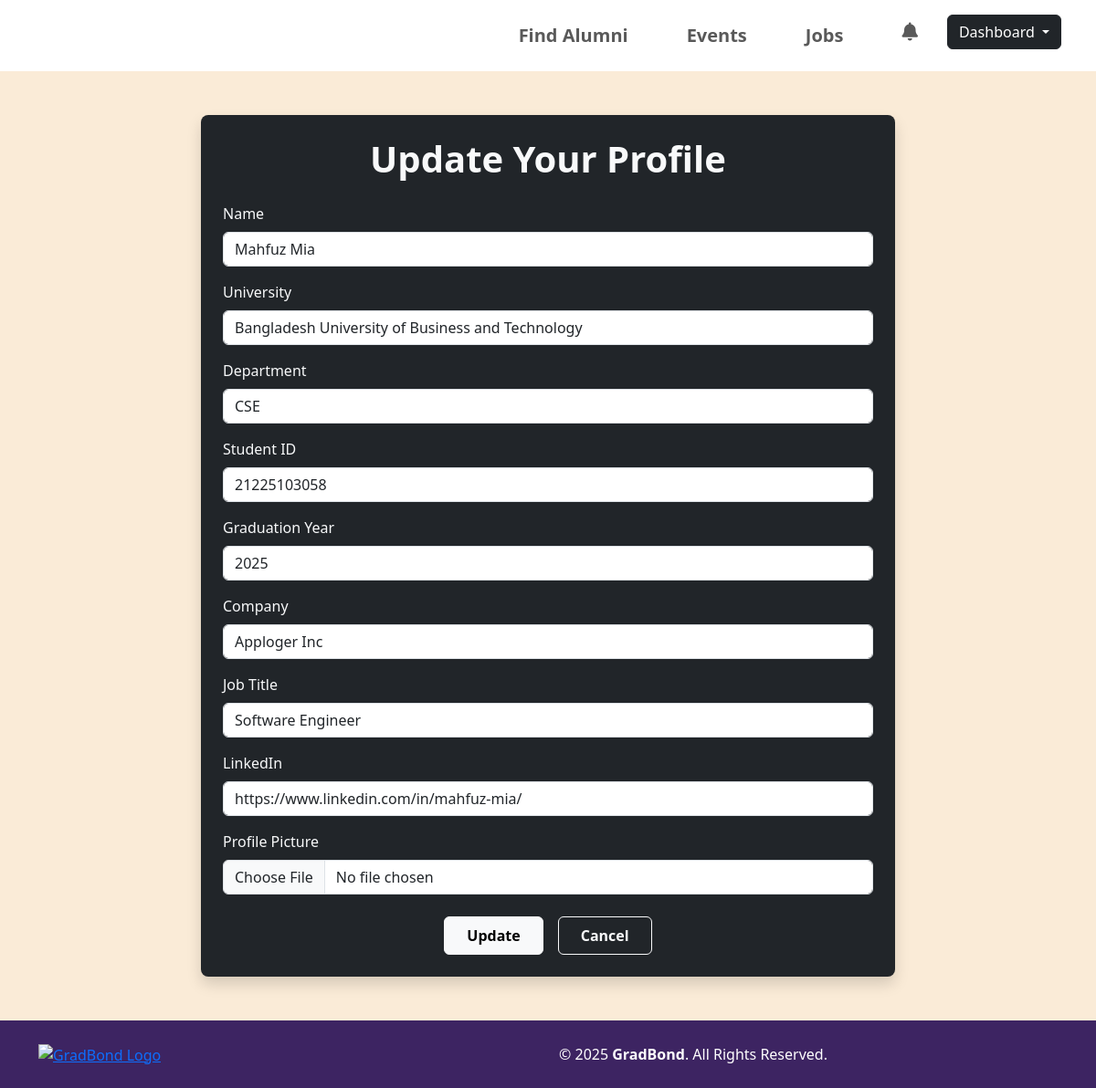
Screenshot of /update-profile (signed in) with the database file from the repository.
### authentication/models.py (models this page shows, shortened)
class alumniProfile(models.Model):
    user = models.OneToOneField(User, on_delete=models.CASCADE)
    full_name = models.CharField(max_length=100, blank=True, null=True)
    university = models.CharField(max_length=100, blank=True, null=True)
    dept = models.CharField(max_length=100, blank=True, null=True)
    student_id = models.CharField(max_length=100, blank=True, null=True)
    email = models.EmailField(blank=True, null=True)
    graduation_year = models.IntegerField(blank=True, null=True)
    company = models.CharField(max_length=100, blank=True, null=True)
    job_title = models.CharField(max_length=100, blank=True, null=True)
    linkedin = models.URLField(blank=True, null=True)
    image = CloudinaryField('image', folder='alumni', default='default_alumni', blank=True, null=True)
    class Meta:
        verbose_name = 'Alumni Profile'
        verbose_name_plural = 'Alumni Profiles'

### core/views.py (the view, shortened to what this page needs)
# urls.py: path('update-profile', views.update_profile, name='update_profile'),
@login_required(login_url='signin')
def update_profile(request):
    user = request.user
    email = user.email
    isAlumni = False
    if alumniProfile.objects.filter(email=email).exists():
        isAlumni = True
        details = alumniProfile.objects.get(user=user)
        return render(request, 'core/update_profile.html', {'details': details, 'isAlumni': isAlumni})
    return render(request, 'core/update_profile.html')

### templates/core/update_profile.html (shortened to what this page needs)
{% extends 'base.html' %}
{% load static %}
{% block extra_css %}
<link rel="stylesheet" href="{% static 'CSS/login.css' %}">
{% endblock %}
{% block content %}
<div class="container-fluid py-5 main" style="background-color: antiquewhite;">
    <div class="container">
        <div class="row justify-content-center">
            <div class="col-xl-8 col-lg-10 col-md-12 bg-dark text-light rounded-3 shadow p-4">
                <div class="text-center mb-4">
                    <h1 class="fw-bold">Update Your Profile</h1>
                </div>
                <form method="POST" enctype="multipart/form-data">
                    <div class="mb-3">
                        <label for="full_name" class="form-label">Name</label>
                        <input type="text" class="form-control" id="full_name" name="full_name" required value="{{ details.full_name }}">
                    </div>
                    <div class="mb-3">
                        <label for="university" class="form-label">University</label>
                        <input type="text" class="form-control" id="university" name="university" value="{{ details.university }}">
                    </div>
                    <div class="mb-3">
                        <label for="dept" class="form-label">Department</label>
                        <input type="text" class="form-control" id="dept" name="dept" required value="{{ details.dept }}">
                    </div>
                    <div class="mb-3">
                        <label for="student_id" class="form-label">Student ID</label>
                        <input type="text" class="form-control" id="student_id" name="student_id" required value="{{ details.student_id }}">
                    </div>
                    {% if isAlumni %}
                        <div class="mb-3">
                            <label for="graduation_year" class="form-label">Graduation Year</label>
                            <input type="text" class="form-control" id="graduation_year" name="graduation_year" required value="{{ details.graduation_year }}">
                        </div>
                        <div class="mb-3">
                            <label for="company" class="form-label">Company</label>
                            <input type="text" class="form-control" id="company" name="company" required value="{{ details.company }}">
                        </div>
                        <div class="mb-3">
                            <label for="job_title" class="form-label">Job Title</label>
                            <input type="text" class="form-control" id="job_title" name="job_title" required value="{{ details.job_title }}">
                        </div>
                        <div class="mb-3">
                            <label for="linkedin" class="form-label">LinkedIn</label>
                            <input type="url" class="form-control" id="linkedin" name="linkedin" required value="{{ details.linkedin }}">
                        </div>
                    {% endif %}
                    <div class="mb-4">
                        <label for="image" class="form-label">Profile Picture</label>
                        <input type="file" class="form-control" id="image" name="image">
                    </div>
                    <div class="text-center d-flex justify-content-center gap-3">
                        <button type="submit" class="btn btn-light px-4 py-2 fw-bold">Update</button>
                        <a href="{% url 'profile' %}" class="btn btn-outline-light px-4 py-2 fw-bold">Cancel</a>
                    </div>
                </form>
            </div>
        </div>
    </div>
</div>
{% endblock %}

### static/CSS/login.css (style rules this page uses)
.main { background-color: rgb(35, 9, 57); }
input { padding-left: 20px; }

### rows the page displays
alumniProfile: full_name "Mahfuz Mia", university "Bangladesh University of Business and Technology", dept "CSE", student_id "21225103058", graduation_year "2025", company "Apploger Inc", job_title "Software Engineer", linkedin "https://www.linkedin.com/in/mahfuz-mia/"
